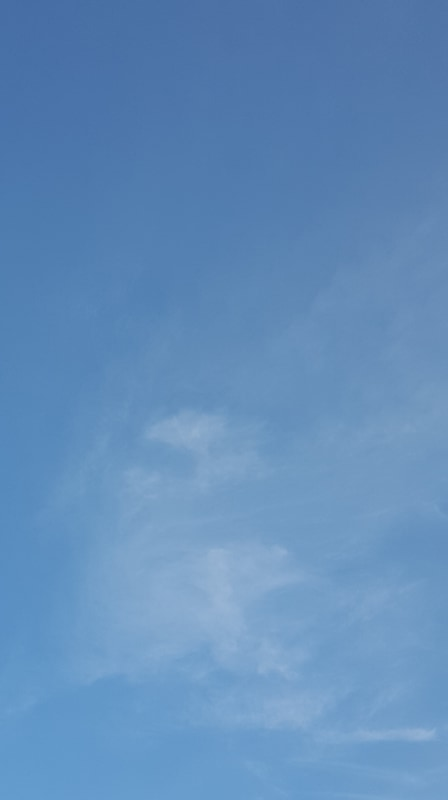
%> input picture Lab2/sky.jpg, 448 x 800 px
$ octave Lab2.m   (GNU Octave 9; MATLAB toolbox functions it lacks are replaced by stand-ins)
%> lines starting %> are read from the running program, lines starting %| are printed output that depends on the picture
%% Fun with sampling, registration, and quantization
% Souradeep Bhattacharya
% 861105938
%% Reset envrioment
clear all;
close all;
%% Read in images
sky_full_im = imread('sky.jpg');
%> sky_full_im is the input picture: size 800x448x3 uint8; mean R, G, B 98.6, 141.2, 186.7
bricks_full_im = imread('bricks.jpg');
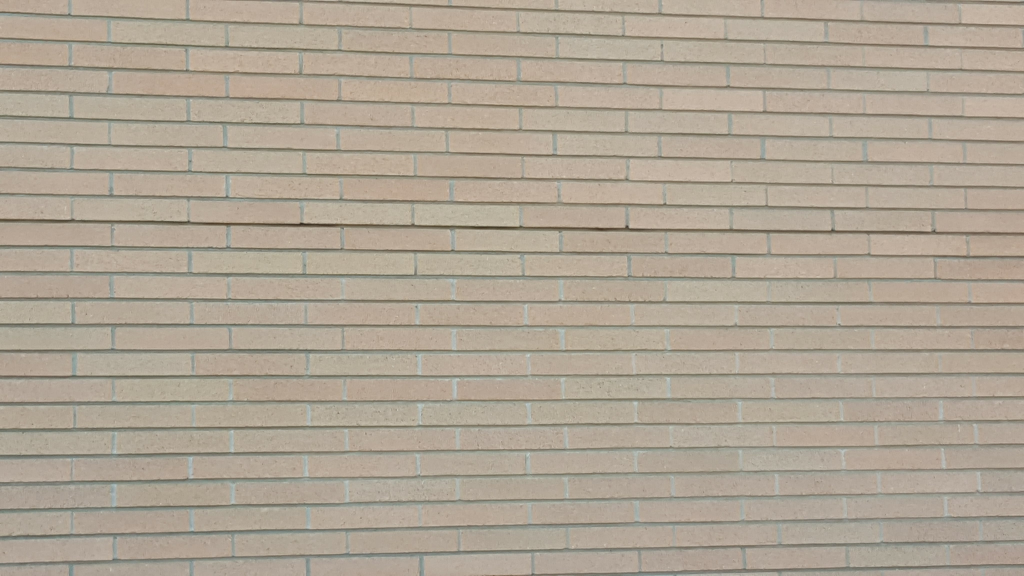
%> input picture Lab2/bricks.jpg, 4096 x 2304 px (shown at 1/4 size)

%% Sampling and Resizing
% Here we resize the sky image with antialising off and on.
sky_128_aliased=imresize(sky_full_im, [128 128], 'Antialiasing',false);
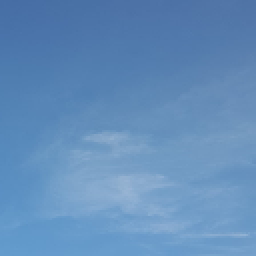
%> sky_128_aliased: size 128x128x3 uint8 (shown 2 times larger); mean R, G, B 98.6, 141.2, 186.7
sky_128 = imresize(sky_full_im, [128 128]);


%%
% Here we show the aliased  sky image
figure;
imshow(sky_128_aliased);
%%
% And now wae shoe the anti-aliased sky image
figure;
imshow(sky_128);
%%
% In the case of the above images it is hard to see the effects of aliasing
% on both images
%%
% Here we resize the bricks image with antialsing off and on.
%> (the run ends here)
